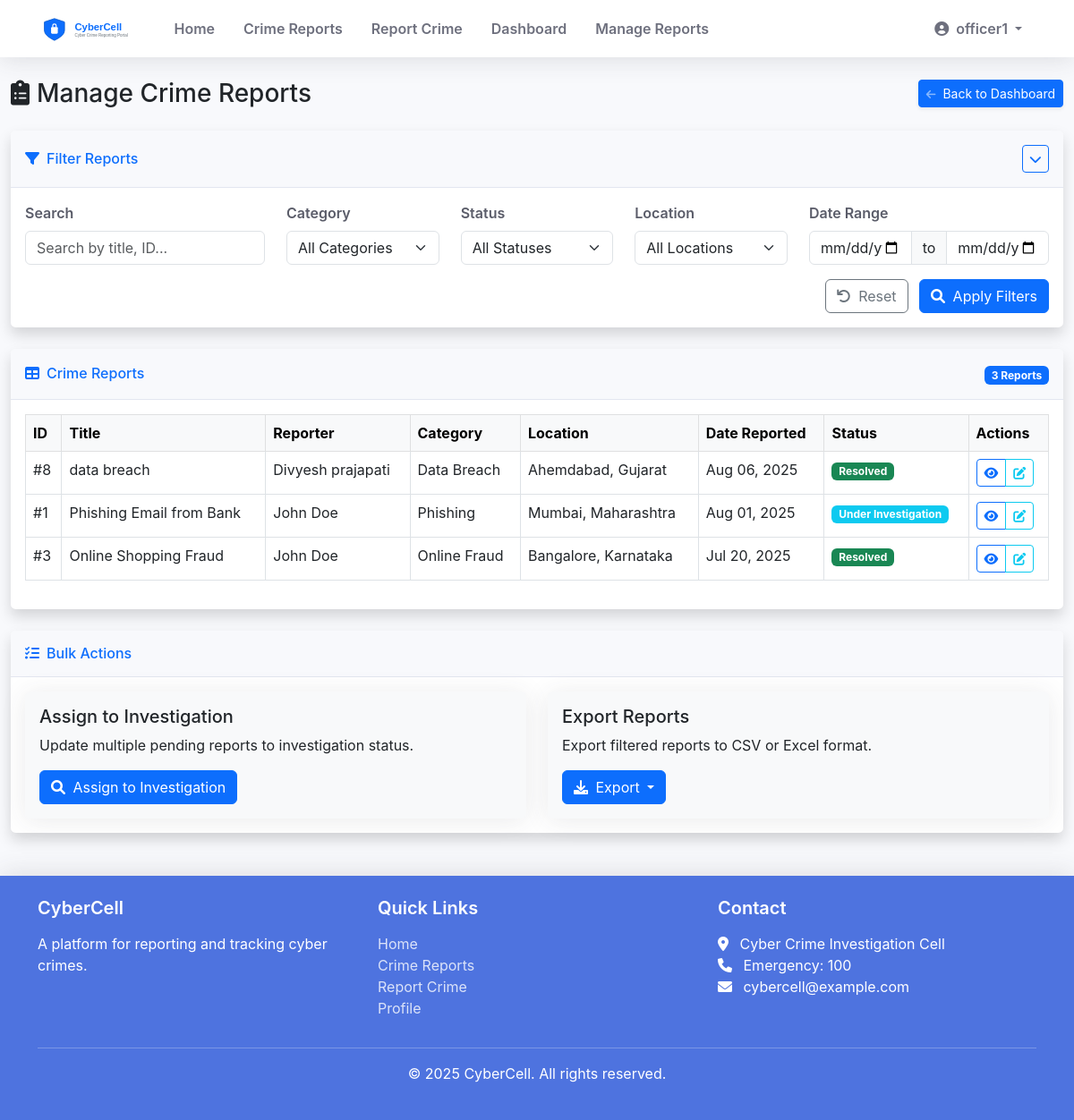
/manage-reports/ (signed in), run on the app's committed database.
### crime_report/models.py (models this page shows, shortened)
class CrimeReport(models.Model):
    STATUS_CHOICES = (
        ('pending', 'Pending'),
        ('investigating', 'Under Investigation'),
        ('resolved', 'Resolved'),
        ('closed', 'Closed'),
    )
    title = models.CharField(max_length=200)
    description = models.TextField()
    date_of_crime = models.DateField()
    time_of_crime = models.TimeField(null=True, blank=True)
    location = models.ForeignKey(Location, on_delete=models.CASCADE)
    category = models.ForeignKey(CrimeCategory, on_delete=models.CASCADE)
    reported_by = models.ForeignKey(User, on_delete=models.CASCADE, related_name='reported_crimes')
    reported_on = models.DateTimeField(default=timezone.now)
    status = models.CharField(max_length=20, choices=STATUS_CHOICES, default='pending')
    evidence_file = models.FileField(
        upload_to='evidence/',
        null=True,
        blank=True,
        validators=[validate_file_extension, validate_file_size, validate_file_content]
    )
    assigned_to = models.ForeignKey(
        User,
        on_delete=models.SET_NULL,
        null=True,
        blank=True,
        related_name='assigned_crimes',
        limit_choices_to={'profile__user_type__in': ['police', 'admin']}
    )
    def can_update_status(self, user):
        """Check if user can update the status"""
        return user.profile.user_type in ['police', 'admin']
    class Meta:
        ordering = ['-reported_on']
        permissions = [
            ("can_assign_cases", "Can assign cases to officers"),
            ("can_update_status", "Can update case status"),
            ("can_view_all_cases", "Can view all cases"),
        ]

class CrimeCategory(models.Model):
    name = models.CharField(max_length=100, unique=True)
    description = models.TextField(blank=True, null=True)
    class Meta:
        verbose_name_plural = "Crime Categories"
        ordering = ['name']

class Location(models.Model):
    city = models.CharField(max_length=100)
    state = models.CharField(max_length=100)
    area = models.CharField(max_length=100)
    pincode = models.CharField(
        max_length=10,
        validators=[RegexValidator(
            regex=r'^\d{6}$',
            message='Pincode must be 6 digits'
        )]
    )
    class Meta:
        ordering = ['state', 'city', 'area']
        unique_together = ['city', 'state', 'area', 'pincode']

### crime_report/views.py (the view)
# urls.py: path('manage-reports/', views.manage_reports, name='manage_reports'),
@login_required
@police_or_admin_required
def manage_reports(request):
    reports = CrimeReport.objects.all()
    status = request.GET.get('status')
    if status:
        reports = reports.filter(status=status)
    category_id = request.GET.get('category')
    if category_id:
        reports = reports.filter(category_id=category_id)
    city = request.GET.get('city')
    if city:
        reports = reports.filter(location__city__icontains=city)
    if request.user.profile.user_type == 'police':
        reports = reports.filter(assigned_to=request.user)
    elif request.user.profile.user_type == 'admin':
        officer_id = request.GET.get('officer')
        if officer_id:
            reports = reports.filter(assigned_to_id=officer_id)
    paginator = Paginator(reports.order_by('-reported_on'), 20)
    page_obj = paginator.get_page(request.GET.get('page'))
    context = {
        'page_obj': page_obj,
        'categories': CrimeCategory.objects.all(),
        'officers': User.objects.filter(profile__user_type='police'),
        'filters': request.GET,
        'user_type': request.user.profile.user_type
    }
    return render(request, 'crime_report/manage_reports.html', context)

### templates/crime_report/manage_reports.html (shortened to what this page needs)
{% extends 'crime_report/base.html' %}
{% block content %}
<div class="container-fluid py-4">
    <div class="d-sm-flex align-items-center justify-content-between mb-4">
        <h1 class="h3 mb-0 text-gray-800"><i class="fas fa-clipboard-list me-2"></i>Manage Crime Reports</h1>
        <a href="{% url 'admin_dashboard' %}" class="d-none d-sm-inline-block btn btn-sm btn-primary shadow-sm">
             Back to Dashboard
        </a>
    </div>
    <div class="card shadow mb-4">
        <div class="card-header py-3 d-flex flex-row align-items-center justify-content-between">
            <h6 class="m-0 font-weight-bold text-primary"><i class="fas fa-filter me-2"></i>Filter Reports</h6>
            <a class="btn btn-sm btn-outline-primary" data-bs-toggle="collapse" href="#collapseFilters" role="button" aria-expanded="true" aria-controls="collapseFilters">
                <i class="fas fa-chevron-down"></i>
            </a>
        </div>
        <div class="collapse show" id="collapseFilters">
            <div class="card-body">
                <form method="get" action="{% url 'manage_reports' %}">
                    <div class="row">
                        <div class="col-md-3 mb-3">
                            <label for="search" class="form-label">Search</label>
                            <input type="text" class="form-control" id="search" name="search" placeholder="Search by title, ID..." value="{{ request.GET.search|default:'' }}">
                        </div>
                        <div class="col-md-2 mb-3">
                            <label for="category" class="form-label">Category</label>
                            <select class="form-select" id="category" name="category">
                                <option value="">All Categories</option>
                            </select>
                        </div>
                        <div class="col-md-2 mb-3">
                            <label for="status" class="form-label">Status</label>
                            <select class="form-select" id="status" name="status">
                                <option value="">All Statuses</option>
                            </select>
                        </div>
                        <div class="col-md-2 mb-3">
                            <label for="location" class="form-label">Location</label>
                            <select class="form-select" id="location" name="location">
                                <option value="">All Locations</option>
                            </select>
                        </div>
                        <div class="col-md-3 mb-3">
                            <label for="date_range" class="form-label">Date Range</label>
                            <div class="input-group">
                                <input type="date" class="form-control" id="date_from" name="date_from" value="{{ request.GET.date_from|default:'' }}">
                                <span class="input-group-text">to</span>
                                <input type="date" class="form-control" id="date_to" name="date_to" value="{{ request.GET.date_to|default:'' }}">
                            </div>
                        </div>
                    </div>
                    <div class="row">
                        <div class="col-12 text-end">
                            <a href="{% url 'manage_reports' %}" class="btn btn-outline-secondary me-2">
                                <i class="fas fa-undo me-1"></i> Reset
                            </a>
                            <button type="submit" class="btn btn-primary">
                                <i class="fas fa-search me-1"></i> Apply Filters
                            </button>
                        </div>
                    </div>
                </form>
            </div>
        </div>
    </div>
    <div class="card shadow mb-4">
        <div class="card-header py-3 d-flex flex-row align-items-center justify-content-between">
            <h6 class="m-0 font-weight-bold text-primary"><i class="fas fa-table me-2"></i>Crime Reports</h6>
            <div>
                <span class="badge bg-primary">{{ page_obj.paginator.count }} Reports</span>
            </div>
        </div>
        <div class="card-body">
            <div class="table-responsive">
                <table class="table table-bordered table-hover" id="reportsTable" width="100%" cellspacing="0">
                    <thead class="table-light">
                        <tr>
                            <th>ID</th>
                            <th>Title</th>
                            <th>Reporter</th>
                            <th>Category</th>
                            <th>Location</th>
                            <th>Date Reported</th>
                            <th>Status</th>
                            <th>Actions</th>
                        </tr>
                    </thead>
                    <tbody>
                        {% if page_obj %}
                            {% for report in page_obj %}
                            <tr>
                                <td>#{{ report.id }}</td>
                                <td>{{ report.title|truncatechars:30 }}</td>
                                <td>{{ report.reported_by.get_full_name|default:report.reported_by.username }}</td>
                                <td>{{ report.category.name }}</td>
                                <td>{{ report.location.city }}, {{ report.location.state }}</td>
                                <td>{{ report.reported_on|date:"M d, Y" }}</td>
                                <td>
                                    <span class="badge bg-{% if report.status == 'pending' %}warning{% elif report.status == 'investigating' %}info{% elif report.status == 'resolved' %}success{% elif report.status == 'closed' %}secondary{% else %}danger{% endif %}">
                                        {{ report.get_status_display }}
                                    </span>
                                </td>
                                <td>
                                    <div class="btn-group">
                                        <a href="{% url 'crime_detail' report.id %}" class="btn btn-sm btn-outline-primary" title="View Details">
                                            <i class="fas fa-eye"></i>
                                        </a>
                                        <button type="button" class="btn btn-sm btn-outline-info" data-bs-toggle="modal" data-bs-target="#updateStatusModal{{ report.id }}" title="Update Status">
                                            <i class="fas fa-edit"></i>
                                        </button>
                                    </div>
                                </td>
                            </tr>
                            {% endfor %}
                        {% endif %}
                    </tbody>
                </table>
            </div>
        </div>
    </div>
    <div class="card shadow mb-4">
        <div class="card-header py-3">
            <h6 class="m-0 font-weight-bold text-primary"><i class="fas fa-tasks me-2"></i>Bulk Actions</h6>
        </div>
        <div class="card-body">
            <div class="row">
                <div class="col-md-6">
                    <div class="card bg-light">
                        <div class="card-body">
                            <h5 class="card-title">Assign to Investigation</h5>
                            <p class="card-text">Update multiple pending reports to investigation status.</p>
                            <button type="button" class="btn btn-primary" data-bs-toggle="modal" data-bs-target="#bulkInvestigateModal">
                                <i class="fas fa-search me-1"></i> Assign to Investigation
                            </button>
                        </div>
                    </div>
                </div>
                <div class="col-md-6">
                    <div class="card bg-light">
                        <div class="card-body">
                            <h5 class="card-title">Export Reports</h5>
                            <p class="card-text">Export filtered reports to CSV or Excel format.</p>
                            <div class="btn-group">
                                <button type="button" class="btn btn-primary dropdown-toggle" data-bs-toggle="dropdown" aria-expanded="false">
                                    <i class="fas fa-download me-1"></i> Export
                                </button>
                            </div>
                        </div>
                    </div>
                </div>
            </div>
        </div>
    </div>
</div>
{% endblock %}

### templates/crime_report/base.html (shortened to what this page needs)
<!DOCTYPE html>
<html lang="en">
<head>
    {% load static %}
    <link href="https://cdn.jsdelivr.net/npm/bootstrap@5.3.0-alpha1/dist/css/bootstrap.min.css" rel="stylesheet">
    <link rel="stylesheet" href="https://cdnjs.cloudflare.com/ajax/libs/font-awesome/6.0.0/css/all.min.css">
    <link rel="stylesheet" href="{% static 'css/style.css' %}">
</head>
<body>
    <nav class="navbar navbar-expand-lg navbar-custom">
        <div class="container">
            <a class="navbar-brand" href="{% url 'home' %}">
                <img src="{% static 'img/logo.svg' %}" alt="CyberCell Logo" height="30" class="d-inline-block align-top me-2">
            </a>
            <div class="collapse navbar-collapse" id="navbarNav">
                <ul class="navbar-nav me-auto">
                    <li class="nav-item">
                        <a class="nav-link" href="{% url 'home' %}">Home</a>
                    </li>
                    <li class="nav-item">
                        <a class="nav-link" href="{% url 'crime_list' %}">Crime Reports</a>
                    </li>
                    {% if user.is_authenticated %}
                        <li class="nav-item">
                            <a class="nav-link" href="{% url 'report_crime' %}">Report Crime</a>
                        </li>
                        {% if user.profile.user_type == 'admin' or user.profile.user_type == 'police' %}
                            <li class="nav-item">
                                <a class="nav-link" href="{% url 'admin_dashboard' %}">Dashboard</a>
                            </li>
                            <li class="nav-item">
                                <a class="nav-link" href="{% url 'manage_reports' %}">Manage Reports</a>
                            </li>
                        {% endif %}
                    {% endif %}
                </ul>
                <ul class="navbar-nav">
                    {% if user.is_authenticated %}
                        <li class="nav-item dropdown">
                            <a class="nav-link dropdown-toggle" href="#" id="navbarDropdown" role="button" data-bs-toggle="dropdown">
                                <i class="fas fa-user-circle me-1"></i> {{ user.username }}
                            </a>
                        </li>
                    {% endif %}
                </ul>
            </div>
        </div>
    </nav>
    {% block content %}{% endblock %}
    <footer class="footer">
        <div class="container">
            <div class="row">
                <div class="col-md-4">
                    <h5>CyberCell</h5>
                    <p>A platform for reporting and tracking cyber crimes.</p>
                </div>
                <div class="col-md-4">
                    <h5>Quick Links</h5>
                    <ul class="list-unstyled">
                        <li><a href="{% url 'home' %}">Home</a></li>
                        <li><a href="{% url 'crime_list' %}">Crime Reports</a></li>
                        {% if user.is_authenticated %}
                            <li><a href="{% url 'report_crime' %}">Report Crime</a></li>
                            <li><a href="{% url 'profile' %}">Profile</a></li>
                        {% else %}
                            <li><a href="{% url 'login' %}">Login</a></li>
                            <li><a href="{% url 'register' %}">Register</a></li>
                        {% endif %}
                    </ul>
                </div>
                <div class="col-md-4">
                    <h5>Contact</h5>
                    <address>
                        <i class="fas fa-map-marker-alt me-2"></i> Cyber Crime Investigation Cell<br>
                        <i class="fas fa-phone me-2"></i> Emergency: 100<br>
                        <i class="fas fa-envelope me-2"></i> cybercell@example.com
                    </address>
                </div>
            </div>
            <hr class="bg-light">
            <div class="text-center">
                <p>&copy; {% now "Y" %} CyberCell. All rights reserved.</p>
            </div>
        </div>
    </footer>
    <link rel="stylesheet" href="https://cdn.jsdelivr.net/npm/flatpickr/dist/flatpickr.min.css">
</body>
</html>

### data on the page
CrimeReport: id "8", title "data breach", reported_by.get_full_name "Divyesh prajapati", category.name "Data Breach", location.city "Ahemdabad", location.state "Gujarat", reported_on "Aug 06, 2025", status "Resolved"
CrimeReport: id "1", title "Phishing Email from Bank", reported_by.get_full_name "John Doe", category.name "Phishing", location.city "Mumbai", location.state "Maharashtra", reported_on "Aug 01, 2025", status "Under Investigation"
CrimeReport: id "3", title "Online Shopping Fraud", reported_by.get_full_name "John Doe", category.name "Online Fraud", location.city "Bangalore", location.state "Karnataka", reported_on "Jul 20, 2025", status "Resolved"

### other printed values
{{ user.username }} "officer1"
{{ page_obj.paginator.count }} "3"
